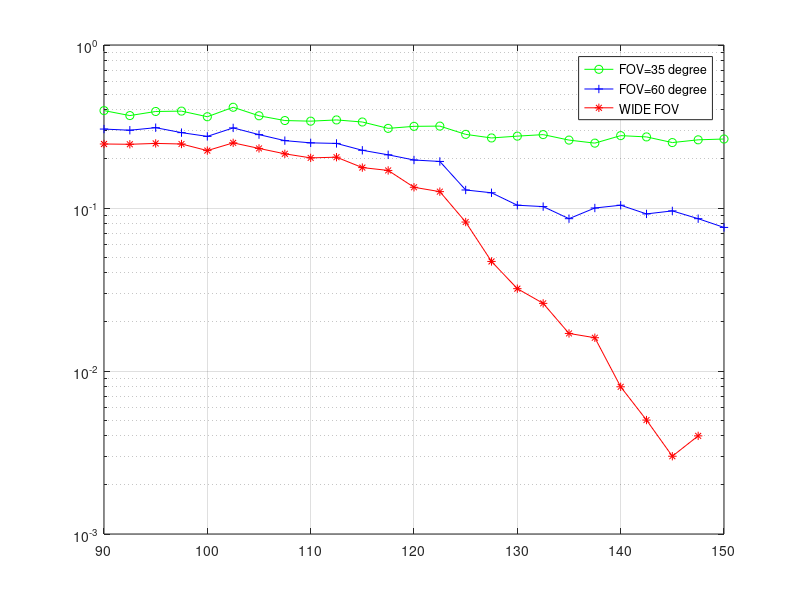

The MATLAB script that drew this image:
clc;
clear all;
close all;

N=1000;
width=60;
lower_limit=90;
incre=2.5;


x=randi([0 1],1,N);
mod_data=pskmod(x,2);
BER=zeros(3,width/incre);
new_data=zeros(3,N);

gamma=3;
d=2.5;
fov1=pi/6;
fov2=pi/3;

check1=0;

for SNR=lower_limit:incre:lower_limit+width
    
check1=check1+1;
err1=0;
err2=0;
err3=0;
check2=0;
en=1/(10^(SNR/10));
 
for tt=1:1:N
         
theta=normrnd(pi/6,sqrt(pi/9));
if abs(theta) < fov1
    h1=((gamma+1)/2)*(9.55e-5)*abs(cos(theta))*((9+(d^2))^(-1*((gamma+1)/2)));
else
    h1=0;
end

if abs(theta) < fov2
    h2=((gamma+1)/2)*(9.55e-5)*abs(cos(theta))*((9+(d^2))^(-1*((gamma+1)/2)));
else
    h2=0;
end

 h3=((gamma+1)/2)*(9.55e-5)*abs(cos(theta))*((9+(d^2))^(-1*((gamma+1)/2)));

noi=normrnd(0,sqrt(en));
recent=mod_data(tt);
new_data(1,:)= noi + h1*(recent);
new_data(2,:)= noi + h2*(recent);
new_data(3,:)= noi + h3*(recent);

if (new_data(1,tt)>0) && (recent<0)
    err1=err1+1;
elseif (new_data(1,tt)<0) && (recent>0)
       err1=err1+1;
   else 
       err1=err1+0;
   end

if (new_data(2,tt)>0) && (recent<0)
    err2=err2+1;
elseif (new_data(2,tt)<0) && (recent>0)
       err2=err2+1;
   else 
       err2=err2+0;
end

if (new_data(3,tt)>0) && (recent<0)
    err3=err3+1;
elseif (new_data(3,tt)<0) && (recent>0)
       err3=err3+1;
   else 
       err3=err3+0;
end
check2=check2+1;
check3=check2+(check1)*i


end

BER(1,check1)=(err1/N);
BER(2,check1)=(err2/N);
BER(3,check1)=(err3/N);

end
figure
SNR=lower_limit:incre:lower_limit+width;
ylabel('BER');
xlabel('SNR [dB]');
semilogy(SNR(:),BER(1,:),'-og');
hold on
semilogy(SNR(:),BER(2,:),'-+b');
hold on;
semilogy(SNR(:),BER(3,:),'-*r');
legend('FOV=35 degree','FOV=60 degree','WIDE FOV');
grid on


%%%%%%%%%%%%%%%%%%%%%%%%%%%%%%%%%%%%%%%%%%%%%%%%%%%%%%%%%%%%%%%%%%%%%%%%%%%%%%%%%%%%%%%%%%%%%%%%%%%%%%%%%%%%%%%%%
%%%%%%%%%%%%%%%%%%%%%%%%%%%%%%%%%%%%%%%%%%%%%%%%%%%%%%%%%%%%%%%%%%%%%%%%%%%%%%%%%%%%%%%%%%%%%%%%%%%%%%%%%%%%%%%%%
%%%%%%%%%%%%%%%%%%%%%%%%%%%%%%%%%%%%%%%%%%%%%%%%%%%%%%%%%%%%%%%%%%%%%%%%%%%%%%%%%%%%%%%%%%%%%%%%%%%%%%%%%%%%%%%%%

